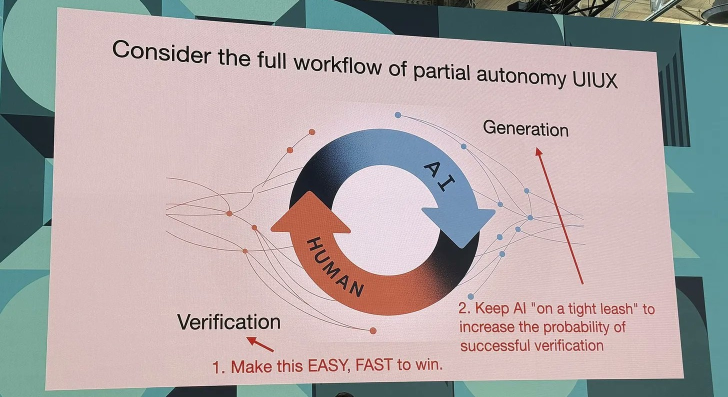
#> input picture assets/images/250625-vibe-coding-best-practi~79/640llm.png, 1456 x 794 px (shown at 1/2 size)
$ python temp.py
#> lines starting #> are read from the running program, lines starting #| are printed output that depends on the picture; after the words box and inside, x2 and y2 are one past the last pixel; in counts of white or black regions, pixels touching at a corner belong together
import cv2
import numpy as np

def rectify_ppt_by_color(image_path, output_path="ppt_rectified.png", debug_mask="mask.png"):
#> called with image_path = '640llm.png', output_path = 'ppt_rectified.png', debug_mask = 'mask.png'
    img = cv2.imread(image_path)
#> img is the input picture: shape (794, 1456, 3); mean B, G, R 167.3, 167.2, 176
    orig = img.copy()

    # ---- Step 1: 在RGB颜色空间定义范围 ----
    # 目标颜色1: (215,191,191) 和 目标颜色2: (216,188,185)
    target_rgb1 = np.array([191, 191, 215])  # BGR转RGB
    target_rgb2 = np.array([185, 188, 216])  # BGR转RGB

    print(f"目标颜色1 RGB: {target_rgb1}")
    print(f"目标颜色2 RGB: {target_rgb2}")

    # 计算RGB范围，确保都能包含
    tolerance = 40  # RGB容差 (扩大范围)
    r_min = min(target_rgb1[0], target_rgb2[0]) - tolerance
    r_max = max(target_rgb1[0], target_rgb2[0]) + tolerance
    g_min = min(target_rgb1[1], target_rgb2[1]) - tolerance
    g_max = max(target_rgb1[1], target_rgb2[1]) + tolerance
    b_min = min(target_rgb1[2], target_rgb2[2]) - tolerance
    b_max = max(target_rgb1[2], target_rgb2[2]) + tolerance

    # BGR格式的范围
    lower = np.array([max(0, b_min), max(0, g_min), max(0, r_min)])
    upper = np.array([min(255, b_max), min(255, g_max), min(255, r_max)])

    print(f"BGR范围: lower={lower}, upper={upper}")

    mask = cv2.inRange(img, lower, upper)
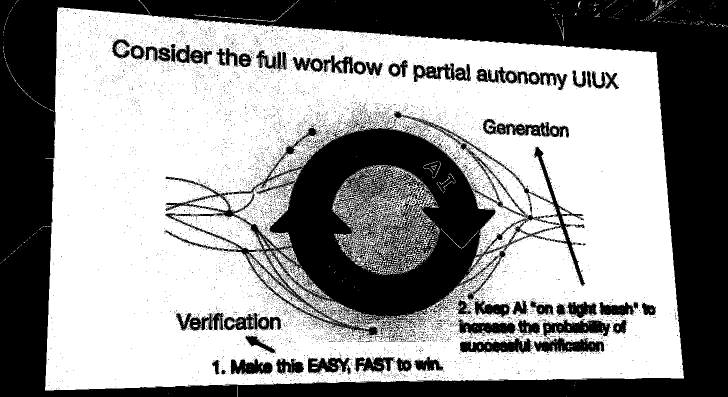
#> mask: shape (794, 1456) (shown at 1/2 size); 58.8% white; 7457 black regions (7349 under 20 px), largest, box (x1, y1, x2, y2) and area: (0, 0, 1456, 794) 287114, (328, 222, 1171, 678) 123116, (966, 237, 1138, 275) 2756

    # ---- Step 3: 连通区域分析和过滤 ----
    # 先进行基本的形态学操作去除噪声
    kernel = cv2.getStructuringElement(cv2.MORPH_RECT, (3,3))
    mask = cv2.morphologyEx(mask, cv2.MORPH_OPEN, kernel, iterations=1)  # 去除小噪点
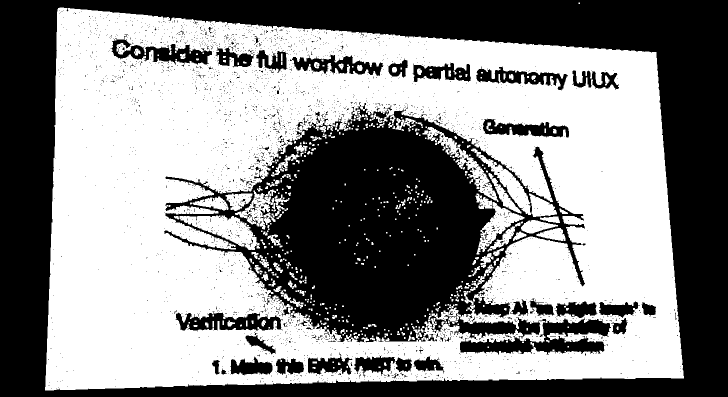
#> mask: shape (794, 1456) (shown at 1/2 size); 54% white; 2835 black regions (2767 under 20 px), largest, box (x1, y1, x2, y2) and area: (0, 0, 1456, 794) 288993, (328, 205, 1222, 710) 191156, (351, 623, 566, 663) 4836

    # 连通组件分析
    num_labels, labels, stats, centroids = cv2.connectedComponentsWithStats(mask, connectivity=8)
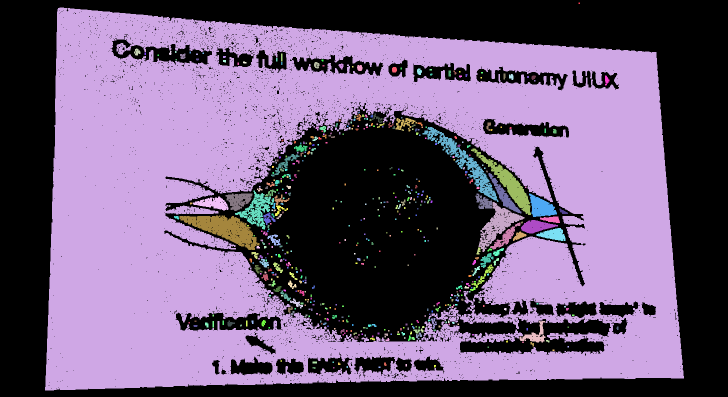
#> labels: shape (794, 1456) int32 (shown at 1/2 size); 557 distinct labels, from 0 to 556; one colour per label, 0 black
#> num_labels = 557; stats = 557 rows, first 6: [0, 0, 1456, 794, 531793], [1157, 5, 3, 3, 9], [90, 15, 1278, 766, 582008], [268, 97, 13, 14, 117], [338, 102, 5, 8, 30], [350, 102, 3, 4, 12]; centroids = 557 pairs, first value 273.8 to 1234.8, second value 6 to 735.3

    # 计算总面积
    total_area = mask.shape[0] * mask.shape[1]
#> total_area = 1156064
    min_area_threshold = total_area * 0.1  # 10% 阈值
#> min_area_threshold = 115606.4

    print(f"检测到 {num_labels-1} 个连通区域")
#| 检测到 556 个连通区域

    # 创建新的mask，只保留大于10%的区域并填充内部黑洞
    filtered_mask = np.zeros_like(mask)
    valid_regions = 0

    for i in range(1, num_labels):  # 跳过背景(label=0)
        area = stats[i, cv2.CC_STAT_AREA]
        area_ratio = area / total_area
        print(f"区域 {i}: 面积 {area} 像素 ({area_ratio:.2%})")

        if area >= min_area_threshold:
            # 创建单个区域的mask
            single_region = np.zeros_like(mask)
            single_region[labels == i] = 255

            # 填充该区域内部的所有黑洞
            # 使用轮廓填充方法
            cnts, _ = cv2.findContours(single_region, cv2.RETR_EXTERNAL, cv2.CHAIN_APPROX_SIMPLE)
            if cnts:
                # 填充最大轮廓的内部区域
                largest_contour = max(cnts, key=cv2.contourArea)
                cv2.fillPoly(single_region, [largest_contour], 255)
                print(f"  🔧 已填充区域 {i} 的内部黑洞")

            # 添加到最终mask
            filtered_mask = cv2.bitwise_or(filtered_mask, single_region)
            valid_regions += 1
            print(f"  ✅ 保留区域 {i}")
        else:
            print(f"  ❌ 移除区域 {i} (小于10%)")
#> this loop made 556 passes
#> (area, area_ratio) on passes 4, 9, 11: (30, 2.6e-05), (93, 8.04e-05), (48, 4.15e-05)
#| 区域 1: 面积 9 像素 (0.00%)
#| 区域 2: 面积 582008 像素 (50.34%)
#| 区域 3: 面积 117 像素 (0.01%)
#| 区域 4: 面积 30 像素 (0.00%)
#| 区域 5: 面积 12 像素 (0.00%)
#| 区域 6: 面积 12 像素 (0.00%)
#| 区域 7: 面积 15 像素 (0.00%)
#| 区域 8: 面积 9 像素 (0.00%)
#> (further printed lines are left out)
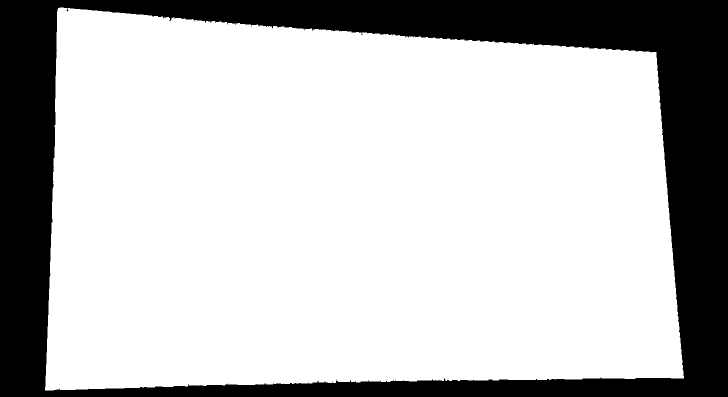
#> filtered_mask: shape (794, 1456) (shown at 1/2 size); 75% white; 1 black region, box (x1, y1, x2, y2) and area: (0, 0, 1456, 794) 288982
#> after the loop, valid_regions = 1

    print(f"保留了 {valid_regions} 个有效区域，已填充所有内部黑洞")
    mask = filtered_mask

    # ---- Step 4: 去除毛刺 ----
    kernel = cv2.getStructuringElement(cv2.MORPH_RECT, (7,7))
    mask = cv2.morphologyEx(mask, cv2.MORPH_CLOSE, kernel, iterations=2)  # 填充小洞
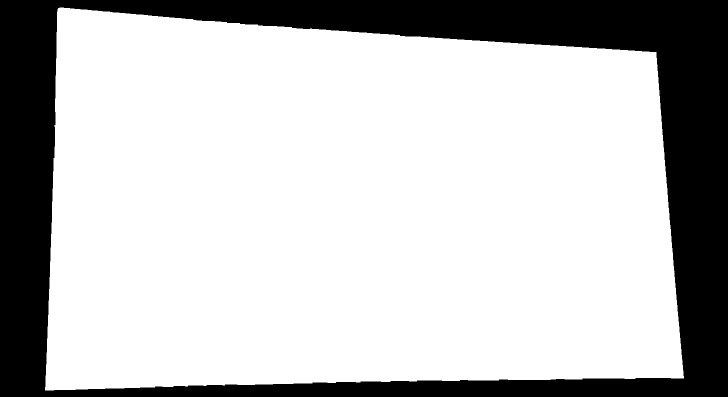
#> mask: shape (794, 1456) (shown at 1/2 size); 75.1% white; 1 black region, box (x1, y1, x2, y2) and area: (0, 0, 1456, 794) 288269
    mask = cv2.morphologyEx(mask, cv2.MORPH_OPEN, kernel, iterations=1)   # 去除毛刺
#> mask: shape (794, 1456); 75.1% white; 1 black region, box (x1, y1, x2, y2) and area: (0, 0, 1456, 794) 288299

    # ---- 计算核心内容区域面积占比 ----
    total_pixels = img.shape[0] * img.shape[1]
#> total_pixels = 1156064
    core_pixels = cv2.countNonZero(mask)
#> core_pixels = 867765
    core_area_ratio = core_pixels / total_pixels
#> core_area_ratio = 0.751

    print(f"📊 图像总像素: {total_pixels}")
    print(f"📊 核心内容像素: {core_pixels}")
    print(f"📊 核心内容面积占比: {core_area_ratio:.2%}")

    # 保存调试用的 mask
    cv2.imwrite(debug_mask, mask)
    print(f"🟡 mask 已输出到 {debug_mask}")

    if core_area_ratio < 0.4:
        print(f"❌ 核心内容面积仅为 {core_area_ratio:.2%}，未达到 40% 阈值")
        return None

    print("✅ 核心内容面积超过 40%，继续处理...")

    # ---- Step 5: 找到最大连通区域的轮廓 ----
    # 重新进行连通组件分析，找到最大区域
    num_labels, labels, stats, centroids = cv2.connectedComponentsWithStats(mask, connectivity=8)
#> labels: shape (794, 1456) int32; values 0 (black) and 1 (white), 75.1% white; 1 black region
#> num_labels = 2; stats = [[0, 0, 1456, 794, 288299], [90, 15, 1277, 766, 867765]]; centroids = [[796.9, 334.4], [704.4, 417.1]]

    if num_labels <= 1:  # 只有背景
        raise Exception("未检测到有效的连通区域")

    # 找到最大的连通区域（排除背景）
    largest_label = 1
    largest_area = stats[1, cv2.CC_STAT_AREA]
#> largest_area = 867765

    for i in range(2, num_labels):
        area = stats[i, cv2.CC_STAT_AREA]
        if area > largest_area:
            largest_area = area
            largest_label = i
#> after the loop, largest_area = 867765; largest_label = 1

    print(f"最大连通区域: 标签 {largest_label}, 面积 {largest_area} 像素")

    # 创建只包含最大区域的mask
    largest_mask = np.zeros_like(mask)
    largest_mask[labels == largest_label] = 255

    # 找轮廓
    cnts, _ = cv2.findContours(largest_mask, cv2.RETR_EXTERNAL, cv2.CHAIN_APPROX_SIMPLE)
#> cnts = 1 contour; box (x1, y1, x2, y2) and area: (90, 15, 1367, 781) 865812
    if not cnts:
        raise Exception("未找到最大区域的轮廓")

    # 取最大轮廓（应该只有一个）
    c = max(cnts, key=cv2.contourArea)
#> c = contour of 425 points, box (x1, y1, x2, y2) (90, 15, 1367, 781), area 865812

    # ---- Step 6: 寻找四个顶点 ----
    # 使用多边形近似找到四个顶点
    epsilon = 0.02 * cv2.arcLength(c, True)
#> epsilon = 79.78
    approx = cv2.approxPolyDP(c, epsilon, True)
#> approx = [[116, 16], [90, 780], [1366, 756], [1312, 104]]

    # 如果不是四边形，使用最小外接矩形
    if len(approx) != 4:
        print(f"多边形近似得到 {len(approx)} 个点，使用最小外接矩形")
        rect = cv2.minAreaRect(c)
        box = cv2.boxPoints(rect)
        pts = np.int0(box).astype("float32")
    else:
        print("成功检测到四边形")
        pts = approx.reshape(4, 2).astype("float32")
#> pts = [[116, 16], [90, 780], [1366, 756], [1312, 104]]

    # ---- Step 7: 四点排序 ----
    rect_pts = np.zeros((4, 2), dtype="float32")
    s = pts.sum(axis=1)
#> s = [132, 870, 2122, 1416]
    rect_pts[0] = pts[np.argmin(s)]  # 左上
    rect_pts[2] = pts[np.argmax(s)]  # 右下

    diff = np.diff(pts, axis=1)
#> diff = [-100, 690, -610, -1208]
    rect_pts[1] = pts[np.argmin(diff)]  # 右上
    rect_pts[3] = pts[np.argmax(diff)]  # 左下

    print(f"四个顶点: 左上{rect_pts[0]}, 右上{rect_pts[1]}, 右下{rect_pts[2]}, 左下{rect_pts[3]}")

    # ---- Step 8: 计算目标尺寸 ----
    (tl, tr, br, bl) = rect_pts
    widthA = np.linalg.norm(br - bl)
    widthB = np.linalg.norm(tr - tl)
    maxWidth = int(max(widthA, widthB))

    heightA = np.linalg.norm(tr - br)
    heightB = np.linalg.norm(tl - bl)
    maxHeight = int(max(heightA, heightB))

    print(f"矫正后尺寸: {maxWidth} x {maxHeight}")

    dst = np.array([
        [0, 0],
        [maxWidth - 1, 0],
        [maxWidth - 1, maxHeight - 1],
        [0, maxHeight - 1]], dtype="float32")

    # ---- Step 9: 透视变换矫正 ----
    M = cv2.getPerspectiveTransform(rect_pts, dst)
#> M = [[0.898, 0.0305, -104.6], [-0.0778, 1.06, -7.89], [-0.000126, 9.27e-05, 1]]
    warp = cv2.warpPerspective(orig, M, (maxWidth, maxHeight))
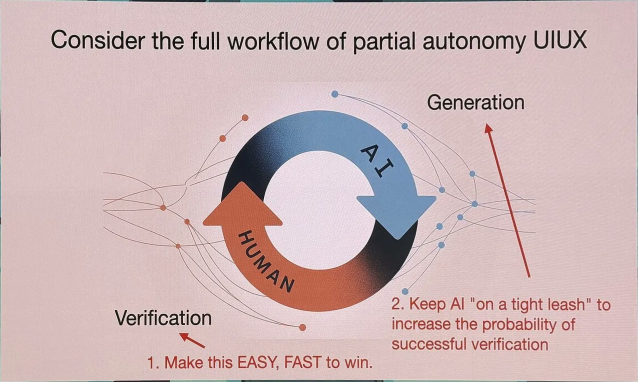
#> warp: shape (764, 1276, 3) (shown at 1/2 size); mean B, G, R 183, 181.8, 205.1

    cv2.imwrite(output_path, warp)
    print(f"✅ 已保存矫正后的 PPT 到 {output_path}")

    return warp

if __name__ == "__main__":
    rectify_ppt_by_color("640llm.png", "ppt_rectified.png", "mask.png")
